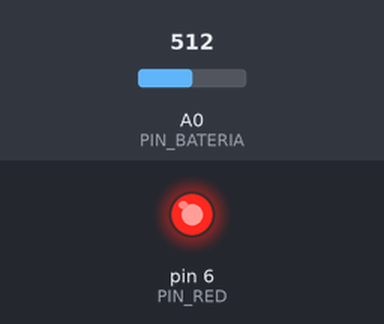
Bench run of a sketch on a simulated Arduino Uno, built with avr-gcc and run on an emulated ATmega328P. Parts: output pins drawn as LEDs (lit = HIGH). The inputs (shaded band) are chosen by the test bench; at power-on: A0 (PIN_BATERIA) = 512.

Above: at 1.2 s.
1.3 s: A0 (PIN_BATERIA) set to 688
2.8 s: A0 (PIN_BATERIA) set to 711
At 4.0 s:
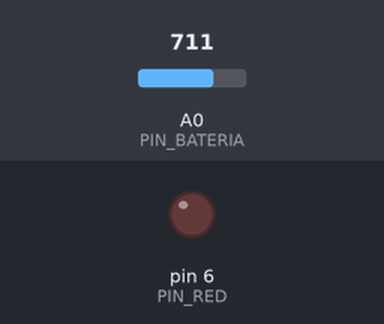
4.3 s: A0 (PIN_BATERIA) set to 690
At 5.1 s:
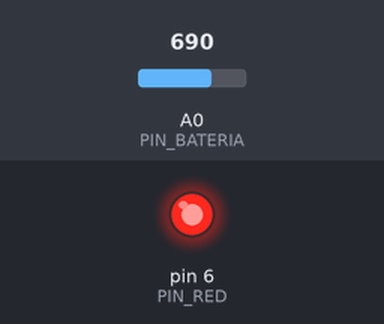
5.8 s: A0 (PIN_BATERIA) set to 710
At 6.2 s:
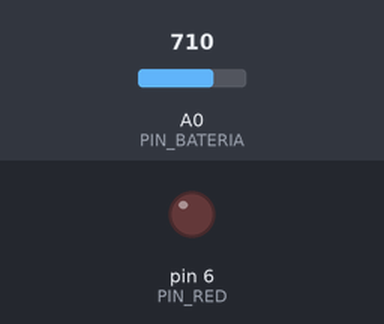
Timing chart, 0 to 8.3 s (numbered marks = the images above; inputs shaded):
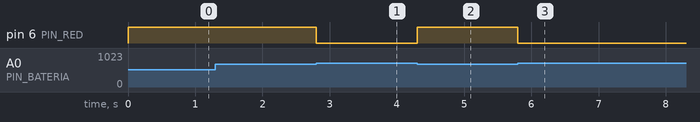

Measured:
- the behaviour switches between 699 and 700 on A0 (PIN_BATERIA) (found by bisection; images 0 and 1)
- after the input at 1.3 s, every drawn part: stays the same
- after the input at 2.8 s, pin 6 (PIN_RED): HIGH → LOW at once
- after the input at 4.3 s, pin 6 (PIN_RED): LOW → HIGH at once
- after the input at 5.8 s, pin 6 (PIN_RED): HIGH → LOW at once

The sketch:

declaracion_if.ino
```cpp
// Declaracion IF
// Definimos etiquetas
#define PIN_BATERIA   A0  // Pin voltaje de la bateria
#define PIN_RED       6   // Pin led rojo

void setup() {
  // Configuramos los pines
  pinMode(PIN_RED, OUTPUT);   // Definimos PIN_RED como una salida
  // Limpieza de la salida por seguridad
  digitalWrite(PIN_RED, LOW); // Apagamos PIN_RED
}

void loop() {
  if(analogRead(PIN_BATERIA)<700){  // Comparamos si el PIN_BATERIA es menor a 700
    digitalWrite(PIN_RED, HIGH);    // Prendemos PIN_RED
  }else{                            // De lo contrario
    digitalWrite(PIN_RED, LOW);     // Apagamos PIN_RED
  }
}
```
